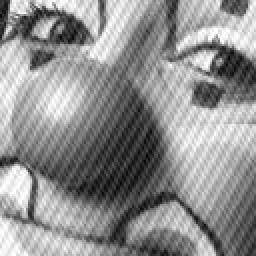
#> input picture wavelet/clown.png, 128 x 128 px (shown 2 times larger)
$ jupyter execute image_processing_02_clown.ipynb   (shell and % lines are left out)   (Python 2 division)   (older library calls are emulated)
#> lines starting #> are read from the running program, lines starting #| are printed output that depends on the picture
[cell 1]
from scipy import misc
import matplotlib.pyplot as plt
import numpy as np
import scipy

[cell 2]
clown = misc.imread("clown.png")
#> clown is the input picture: shape (128, 128); min 0, max 255, mean 143

[cell 3]
print type(clown), clown.shape, clown.dtype
#| <class 'numpy.ndarray'> (128, 128) uint8

[cell 4]
plt.imshow(clown, cmap=plt.cm.gray)
plt.xticks([]), plt.yticks([])
plt.show()

[cell 5]
f = np.fft.fft2(clown)
fshift = np.fft.fftshift(f)

mag = np.abs(fshift); phase = np.angle(fshift)
#> after `phase = np.angle(fshift)`:
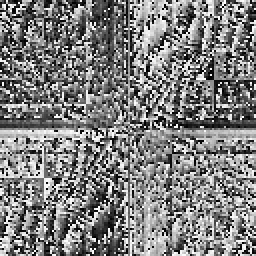
#> phase: shape (128, 128) float64 (shown 2 times larger); min -3.14, max 3.14, mean 1.39e-17; drawn with min black and max white
#real = fshift.real; imag = fshift.imag

plt.figure(figsize=(20,10))
plt.subplot(121)
plt.imshow(np.log(mag), cmap='gray')
plt.title('Magnitude only')
plt.xticks([]), plt.yticks([])

plt.subplot(122)
plt.imshow(phase, cmap='gray')
plt.title('Phase only')
plt.xticks([]), plt.yticks([])

plt.show()
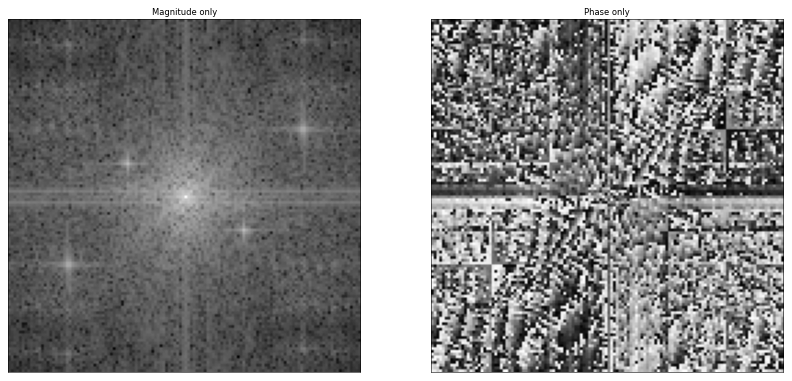
#> figure drawn by matplotlib, 2 panels

[cell 6]
rows, cols = clown.shape
#> rows = 128; cols = 128
print rows, cols
#| 128 128
crow, ccol = rows/2 , cols/2
#> crow = 64; ccol = 64
print crow, ccol
#| 64 64

$ run again, with wavelet/aga.png copied over wavelet/clown.png
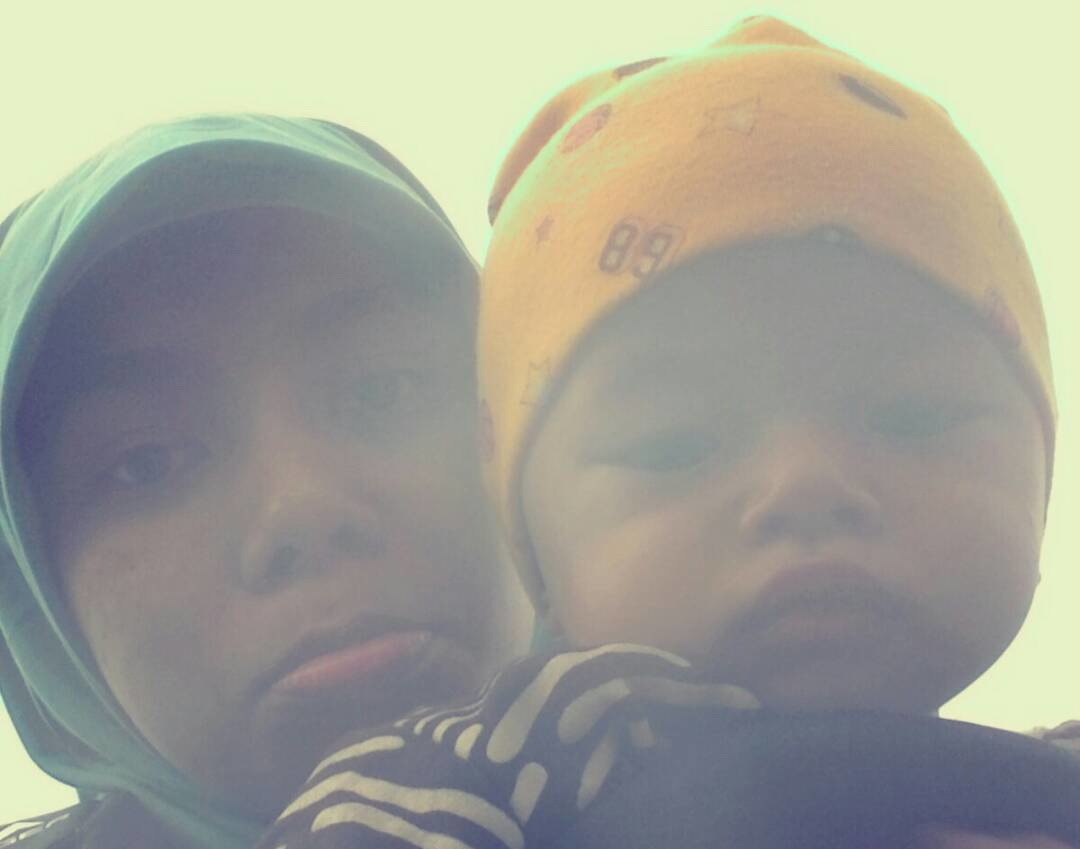
#> input picture wavelet/aga.png, 1080 x 849 px
#> clown is the input picture: shape (849, 1080, 3); mean R, G, B 159.1, 159.6, 149.3
#| <class 'numpy.ndarray'> (849, 1080, 3) uint8
#> `phase = np.angle(fshift)`:
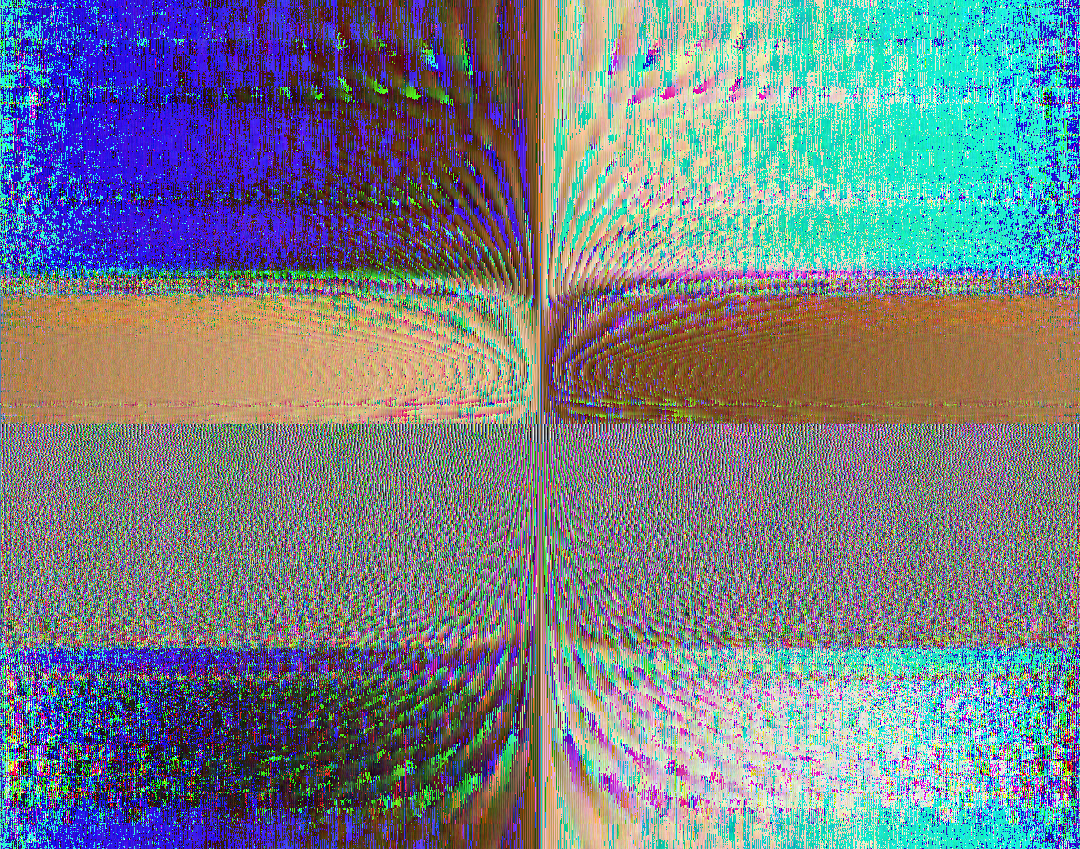
#> phase: shape (849, 1080, 3) float64; mean of channels 0, 1, 2 -0.229, 0.000635, 0.229; drawn with min black and max white
#> `plt.show()`:
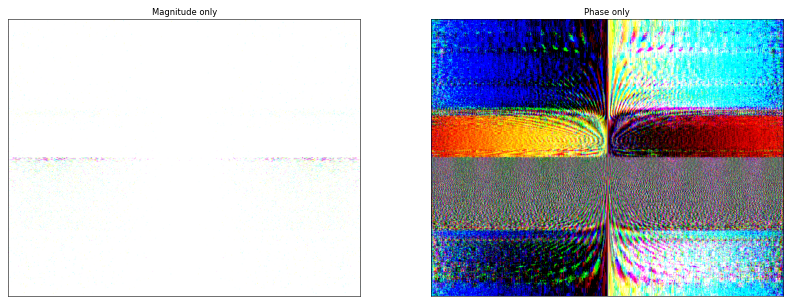
#> figure drawn by matplotlib, 2 panels

$ run again, with wavelet/face.png copied over wavelet/clown.png
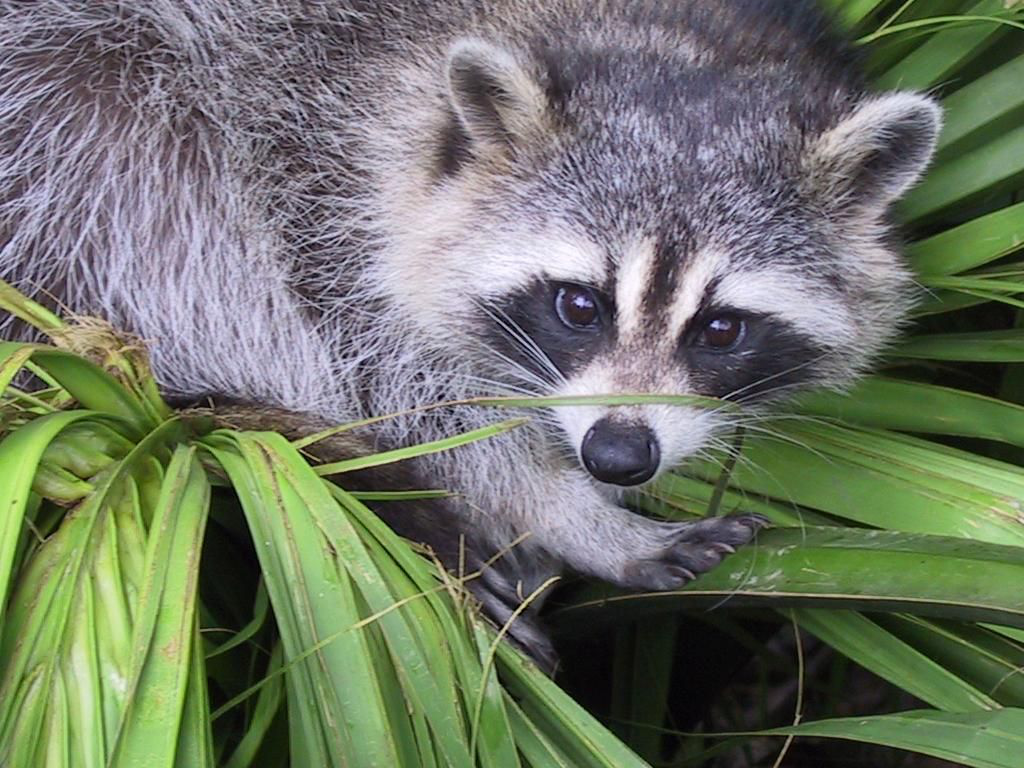
#> input picture wavelet/face.png, 1024 x 768 px
#> clown is the input picture: shape (768, 1024, 3); mean R, G, B 110.7, 117.7, 102.1
#| <class 'numpy.ndarray'> (768, 1024, 3) uint8
#> `phase = np.angle(fshift)`:
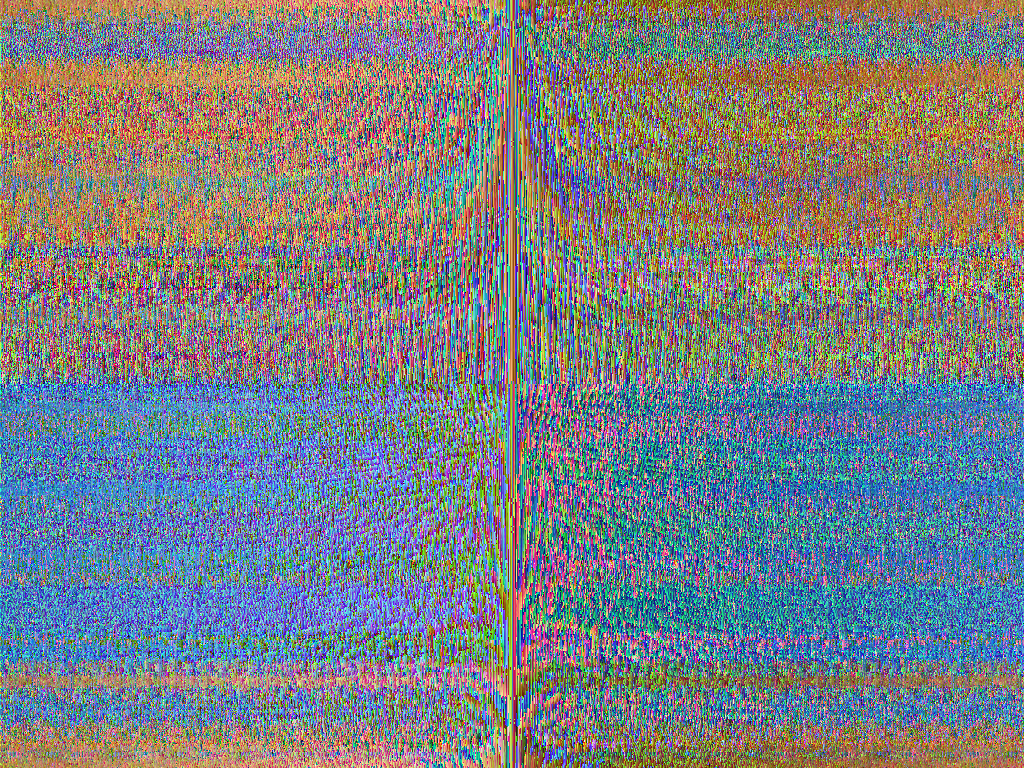
#> phase: shape (768, 1024, 3) float64; mean of channels 0, 1, 2 -0.112, 0.0014, 0.112; drawn with min black and max white
#> `plt.show()`:
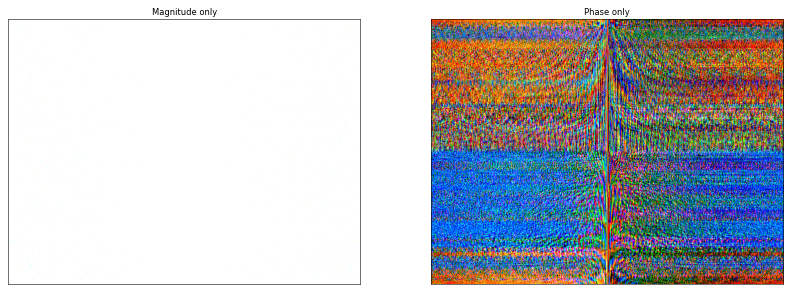
#> figure drawn by matplotlib, 2 panels

$ run again, with wavelet/fft2d.png copied over wavelet/clown.png
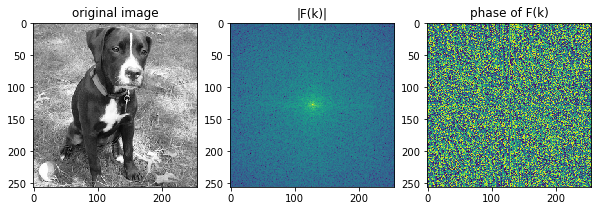
#> input picture wavelet/fft2d.png, 602 x 211 px
#> clown is the input picture: shape (211, 602, 4); mean R, G, B, A 142.4, 169.1, 168.5, 255
#| <class 'numpy.ndarray'> (211, 602, 4) uint8
#> `phase = np.angle(fshift)`:
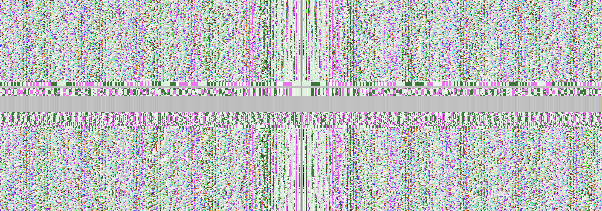
#> phase: shape (211, 602, 4) float64; mean of channels 0, 1, 2, 3 0.00497, 0.025, 0.00742, -0.025; transparent parts drawn white
#> `plt.show()`:
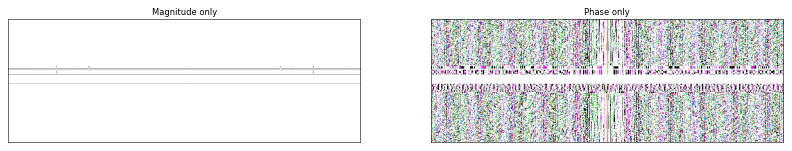
#> figure drawn by matplotlib, 2 panels
